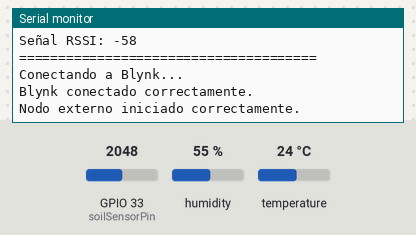
A sketch run on a simulated ESP32. On the bench: the last lines printed to the serial monitor. Inputs (shaded band) come from the test bench; at power-on: humidity 55 %, GPIO 33 (soilSensorPin) = 2048, temperature 24 °C (analog values on the 0–4095 scale). WiFi joins after 1.5 s; servers stay silent unless stated.

Above: at 4.0 s.
4.1 s: humidity set to 22 %
At 5.4 s:
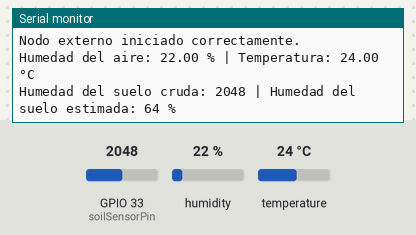
6.3 s: GPIO 33 (soilSensorPin) set to 2866
At 7.6 s:
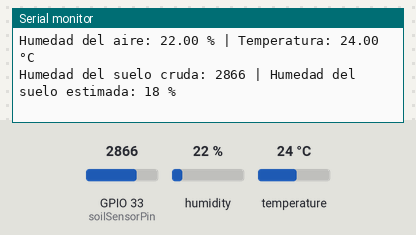
7.8 s: temperature set to 12 °C
At 9.2 s:
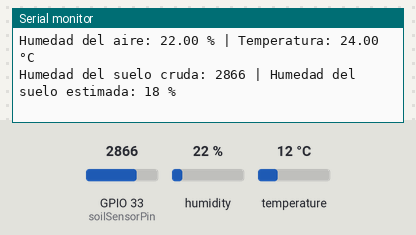
9.3 s: GPIO 33 (soilSensorPin) set to 3603
10.8 s: humidity set to 40 %
At 18.7 s:
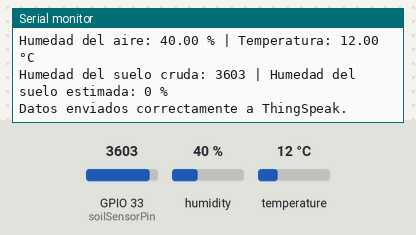
Timing chart, 0 to 20.2 s (numbered marks = the images above; inputs shaded):
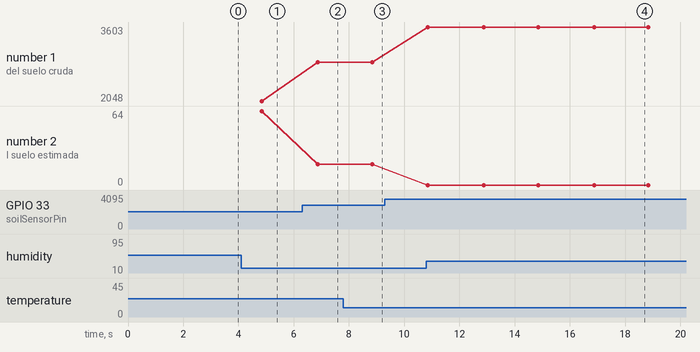

Measured:
- after the input at 4.1 s, the serial monitor: prints a new line after 0.75 s (image 1)
- after the input at 6.3 s, the serial monitor: prints a new line after 0.57 s (image 2)
- after the input at 10.8 s, the serial monitor: prints a new line after 0.06 s (image 4)
- plotted number 1: 2048 → 2866 after the input at 6.3 s
- plotted number 2: 64 → 18 after the input at 6.3 s

The sketch:

externo-2026-001.ino
```cpp
/*******************************************************
   PROYECTO: PARAÍSO VERDE
   NODO EXTERNO - MONITOREO AMBIENTAL Y SUELO

   ¿Qué hace este programa?
   - Lee temperatura del aire con AM2302
   - Lee humedad del aire con AM2302
   - Lee humedad del suelo por entrada analógica
   - Envía datos a Blynk
   - Envía datos a ThingSpeak
   - Se reconecta si pierde WiFi o Blynk

   Pensado para ESP32
*******************************************************/

// ===============================
// 1. DATOS DE BLYNK
// ===============================

#define BLYNK_TEMPLATE_ID "TMPL2BUGZ5Xkj"
#define BLYNK_TEMPLATE_NAME "externo"
#define BLYNK_AUTH_TOKEN "ZezgFRitNKySNN4yAMXHA5MvtjGtOE13"

// ===============================
// 2. LIBRERÍAS
// ===============================
#include <WiFi.h>
#include <BlynkSimpleEsp32.h>
#include <ThingSpeak.h>
#include <DHT.h>

// ===============================
// 3. PINES DEL ESP32
// ===============================
#define DHTPIN 4
#define DHTTYPE DHT22          // AM2302 = DHT22

const int soilSensorPin = 33;  // Pin analógico para humedad del suelo

// Crear objeto del sensor AM2302
DHT dht(DHTPIN, DHTTYPE);

// ===============================
// 4. VARIABLES DE MEDICIÓN
// ===============================
float humidity = 0.0;          // Humedad del aire
float temperature = 0.0;       // Temperatura del aire
int soilMoistureRaw = 0;       // Valor crudo del sensor
int soilMoisturePct = 0;       // Porcentaje estimado de humedad del suelo
bool am2302ReadSuccess = false;

// ===============================
// 5. DATOS DE WIFI
// ===============================
const char* ssid = "ParaisoVerde2026";
const char* password = "RAS.2026";

// ===============================
// 6. DATOS DE THINGSPEAK
// ===============================
// OJO:
// El nodo interno ya usa varios campos.
// Para evitar enredos, aquí dejo:
// Field 6 = humedad del aire
// Field 7 = temperatura
// Field 8 = humedad del suelo (%)
//
// Si prefieres, mejor usa OTRO canal distinto para el nodo externo.
WiFiClient client;
unsigned long myChannelNumber = 2645204;
const char * myWriteAPIKey = "0I78ZAWCIPZ92VJW";

// ===============================
// 7. TEMPORIZADORES
// ===============================
BlynkTimer timer;

// =====================================================
// 8. CONECTAR WIFI INSISTIENDO
// =====================================================
void connectWiFiForever() {
  WiFi.mode(WIFI_STA);
  WiFi.setSleep(false);
  WiFi.begin(ssid, password);

  Serial.println("======================================");
  Serial.println("Nodo externo - Conexión WiFi");
  Serial.print("Intentando conectar a: ");
  Serial.println(ssid);
  Serial.println("======================================");

  unsigned long lastReconnectAttempt = 0;

  while (WiFi.status() != WL_CONNECTED) {
    delay(500);
    Serial.print(".");

    if (millis() - lastReconnectAttempt > 15000) {
      lastReconnectAttempt = millis();
      Serial.println("\nReintentando conexión WiFi...");
      WiFi.disconnect(true, true);
      delay(1000);
      WiFi.begin(ssid, password);
    }
  }

  WiFi.setTxPower(WIFI_POWER_19_5dBm);

  Serial.println("\n======================================");
  Serial.println("WiFi conectado correctamente.");
  Serial.print("IP local: ");
  Serial.println(WiFi.localIP());
  Serial.print("Señal RSSI: ");
  Serial.println(WiFi.RSSI());
  Serial.println("======================================");
}

// =====================================================
// 9. REVISAR WIFI
// =====================================================
void checkWiFiConnection() {
  if (WiFi.status() != WL_CONNECTED) {
    Serial.println("WiFi desconectado. Reconectando...");
    connectWiFiForever();
  }
}

// =====================================================
// 10. CONECTAR BLYNK
// =====================================================
void connectBlynk() {
  Serial.println("Conectando a Blynk...");
  Blynk.config(BLYNK_AUTH_TOKEN);

  int intentos = 0;
  while (!Blynk.connected() && intentos < 10) {
    if (Blynk.connect(3000)) {
      Serial.println("Blynk conectado correctamente.");
      return;
    } else {
      Serial.println("No se pudo conectar a Blynk. Reintentando...");
    }
    intentos++;
    delay(1000);
  }

  Serial.println("Blynk no conectó por ahora.");
}

// =====================================================
// 11. REVISAR CONEXIONES
// =====================================================
void checkConnections() {
  checkWiFiConnection();

  if (WiFi.status() == WL_CONNECTED && !Blynk.connected()) {
    Serial.println("Blynk desconectado. Reconectando...");
    connectBlynk();
  }
}

// =====================================================
// 12. LEER SENSOR AM2302
// =====================================================
void readAM2302Sensor() {
  humidity = dht.readHumidity();
  temperature = dht.readTemperature();

  if (isnan(humidity) || isnan(temperature)) {
    Serial.println("Error leyendo el sensor AM2302");
    am2302ReadSuccess = false;
  } else {
    am2302ReadSuccess = true;

    Serial.print("Humedad del aire: ");
    Serial.print(humidity);
    Serial.print(" % | Temperatura: ");
    Serial.print(temperature);
    Serial.println(" °C");
  }
}

// =====================================================
// 13. LEER HUMEDAD DEL SUELO
// =====================================================
// Este valor depende del sensor y debe calibrarse.
// En muchos sensores:
// - valor alto = suelo seco
// - valor bajo = suelo húmedo
//
// Aquí convertimos el valor analógico a un porcentaje estimado.
// Tendrás que ajustar los límites en pruebas reales.
void readSoilMoisture() {
  soilMoistureRaw = analogRead(soilSensorPin);

  // Ajusta estos valores según tu sensor real
  int valorSeco = 3200;    // ejemplo de suelo seco
  int valorHumedo = 1400;  // ejemplo de suelo húmedo

  soilMoisturePct = map(soilMoistureRaw, valorSeco, valorHumedo, 0, 100);

  // Limitar el valor entre 0 y 100
  if (soilMoisturePct < 0) soilMoisturePct = 0;
  if (soilMoisturePct > 100) soilMoisturePct = 100;

  Serial.print("Humedad del suelo cruda: ");
  Serial.print(soilMoistureRaw);
  Serial.print(" | Humedad del suelo estimada: ");
  Serial.print(soilMoisturePct);
  Serial.println(" %");
}

// =====================================================
// 14. ENVIAR DATOS A THINGSPEAK
// =====================================================
void sendDataToThingSpeak() {
  if (WiFi.status() != WL_CONNECTED) return;

  ThingSpeak.setField(6, humidity);         // Humedad del aire
  ThingSpeak.setField(7, temperature);      // Temperatura
  ThingSpeak.setField(8, soilMoisturePct);  // Humedad del suelo en %

  int result = ThingSpeak.writeFields(myChannelNumber, myWriteAPIKey);

  if (result == 200) {
    Serial.println("Datos enviados correctamente a ThingSpeak.");
  } else {
    Serial.print("Error al enviar a ThingSpeak. Código: ");
    Serial.println(result);
  }
}

// =====================================================
// 15. ENVIAR DATOS A BLYNK
// =====================================================
// Puedes organizar los pines virtuales como quieras.
// Aquí dejo:
// V1 = temperatura
// V2 = humedad del aire
// V3 = humedad del suelo
void sendDataToBlynk() {
  if (!Blynk.connected()) return;

  Blynk.virtualWrite(V1, temperature);
  Blynk.virtualWrite(V2, humidity);
  Blynk.virtualWrite(V3, soilMoisturePct);
}

// =====================================================
// 16. SETUP
// =====================================================
void setup() {
  Serial.begin(115200);
  delay(1000);

  Serial.println("======================================");
  Serial.println("Iniciando NODO EXTERNO - Paraíso Verde");
  Serial.println("======================================");

  pinMode(soilSensorPin, INPUT);

  // Configurar resolución ADC del ESP32
  analogReadResolution(12); // valores de 0 a 4095

  // Iniciar sensor AM2302
  dht.begin();

  // Conectar WiFi
  connectWiFiForever();

  // Iniciar ThingSpeak
  ThingSpeak.begin(client);

  // Iniciar Blynk
  connectBlynk();

  // Temporizadores
  timer.setInterval(2000L, readAM2302Sensor);       // leer aire cada 2 s
  timer.setInterval(2000L, readSoilMoisture);       // leer suelo cada 2 s
  timer.setInterval(1000L, sendDataToBlynk);        // enviar a Blynk cada 1 s
  timer.setInterval(15000L, sendDataToThingSpeak);  // enviar a ThingSpeak cada 15 s
  timer.setInterval(10000L, checkConnections);      // revisar conexiones cada 10 s

  Serial.println("Nodo externo iniciado correctamente.");
}

// =====================================================
// 17. LOOP
// =====================================================
void loop() {
  if (Blynk.connected()) {
    Blynk.run();
  }

  timer.run();

  // Pequeña pausa para estabilidad
  delay(50);
}
```
